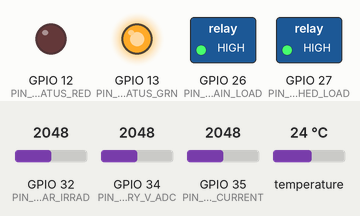
Simulated run of this sketch. Board: ESP32. Parts: switched loads named in the sketch (green lamp = pin HIGH), output pins drawn as LEDs (lit = HIGH). Inputs (shaded band) come from the test bench; at power-on: GPIO 32 (PIN_SOLAR_IRRAD) = 2048, GPIO 35 (PIN_LOAD_CURRENT) = 2048, GPIO 34 (PIN_BATTERY_V_ADC) = 2048, temperature 24 °C. WiFi joins after 1.5 s; servers stay silent unless stated; uploads are accepted with an empty reply; what the sketch prints to the serial monitor is not drawn.

Above: at 0.1 s.
At 8.1 s:
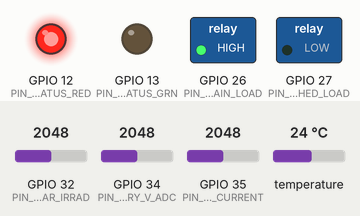
8.2 s: GPIO 32 (PIN_SOLAR_IRRAD) set to 453
10.9 s: GPIO 32 (PIN_SOLAR_IRRAD) set to 366
22.2 s: GPIO 35 (PIN_LOAD_CURRENT) set to 3219
24.9 s: GPIO 35 (PIN_LOAD_CURRENT) set to 3125
Timing chart, 0 to 27.9 s (numbered marks = the images above; inputs shaded):
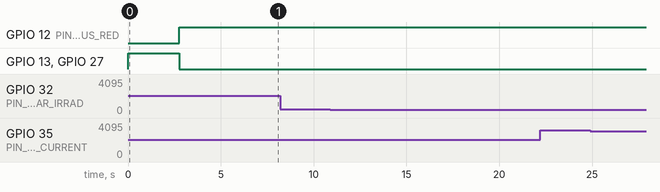

Measured:
- after the input at 8.2 s, every drawn part: stays the same
- after the input at 10.9 s, every drawn part: stays the same
- after the input at 22.2 s, every drawn part: stays the same
- after the input at 24.9 s, every drawn part: stays the same

The sketch:

esp32_microgrid_sensor_node.ino
```cpp
/*
 * =================================================================================
 * GRIDPULSE — ESP32 HARDWARE SENSOR NODE & RELAY CONTROLLER FIRMWARE
 * Target Board: ESP32-S3-WROOM-1 / ESP32 Dev Module
 * Hardware Problem Statement 4: Real-Time Microgrid Monitoring Solution
 * =================================================================================
 *
 * Hardware Bill of Materials (BOM):
 * 1. ESP32 Microcontroller Board
 * 2. Voltage Divider / INA219 High-Side Voltage/Current Sensor (Battery V & PV V)
 * 3. ACS712-30A Hall Effect Current Sensor (Load Current A)
 * 4. DS18B20 OneWire Waterproof Temperature Sensor (BMS / FET Temp °C)
 * 5. LDR / Solar Irradiance Sensor Module (Solar Irradiance W/m²)
 * 6. 4-Channel 5V Relay Module (Bi-Directional Load Shedding & Safety Cutoff)
 * 7. Status LEDs (Green: Power/WiFi, Amber: Data Tx, Red: BMS Trip)
 * =================================================================================
 */

#include <WiFi.h>
#include <HTTPClient.h>
#include <ArduinoJson.h>
#include <OneWire.h>
#include <DallasTemperature.h>

// WiFi Configuration
const char* WIFI_SSID = "MICROGRID_AP_SECTOR_4";
const char* WIFI_PASS = "SolarGrid2026";

// GridPulse Telemetry Gateway Endpoint
const char* BACKEND_ENDPOINT = "https://gridpulse-backend.telemetry/api/v1/readings";

// Pinout Definitions
#define PIN_BATTERY_V_ADC   34  // Battery Voltage Analog Pin (0-55V scaled via divider)
#define PIN_LOAD_CURRENT    35  // ACS712 Current Sensor Pin
#define PIN_SOLAR_IRRAD     32  // LDR Solar Irradiance Pin
#define PIN_DS18B20_TEMP    4   // OneWire Temperature Sensor Pin
#define PIN_RELAY_MAIN_LOAD 26  // Relay 1: Essential Village Load
#define PIN_RELAY_SHED_LOAD 27  // Relay 2: Non-Essential Load Shedding
#define PIN_LED_STATUS_RED  12  // Fault LED
#define PIN_LED_STATUS_GRN  13  // Normal LED

OneWire oneWire(PIN_DS18B20_TEMP);
DallasTemperature tempSensor(&oneWire);

// Hardware Calibration Constants
const float VOLTAGE_DIVIDER_RATIO = 11.0; // 100k / 10k divider
const float ACS712_SENSITIVITY = 0.066;   // 66mV per Amp for 30A model

// State Variables
bool relayMainState = true;
bool relayShedState = true;
unsigned long lastTelemetryTime = 0;
const unsigned long TELEMETRY_INTERVAL_MS = 2000;

void setup() {
  Serial.begin(115200);
  Serial.println("\n[GRIDPULSE] ESP32 Microgrid Hardware Node Booting v2.4...");

  // Initialize GPIO Pins
  pinMode(PIN_RELAY_MAIN_LOAD, OUTPUT);
  pinMode(PIN_RELAY_SHED_LOAD, OUTPUT);
  pinMode(PIN_LED_STATUS_RED, OUTPUT);
  pinMode(PIN_LED_STATUS_GRN, OUTPUT);

  digitalWrite(PIN_RELAY_MAIN_LOAD, HIGH); // Default ON
  digitalWrite(PIN_RELAY_SHED_LOAD, HIGH); // Default ON
  digitalWrite(PIN_LED_STATUS_GRN, HIGH);
  digitalWrite(PIN_LED_STATUS_RED, LOW);

  tempSensor.begin();

  // Connect to WiFi
  WiFi.begin(WIFI_SSID, WIFI_PASS);
  Serial.print("[WiFi] Connecting to Microgrid Mesh Network");
  int retries = 0;
  while (WiFi.status() != WL_CONNECTED && retries < 15) {
    delay(500);
    Serial.print(".");
    retries++;
  }

  if (WiFi.status() == WL_CONNECTED) {
    Serial.println("\n[WiFi] Connected! IP: " + WiFi.localIP().toString());
  } else {
    Serial.println("\n[WiFi] Network fallback: Operating in Offline Telemetry Storage Mode.");
  }
}

void loop() {
  if (millis() - lastTelemetryTime >= TELEMETRY_INTERVAL_MS) {
    lastTelemetryTime = millis();

    // 1. Read Physical Hardware Sensors
    float rawBatV = analogRead(PIN_BATTERY_V_ADC) * (3.3 / 4095.0) * VOLTAGE_DIVIDER_RATIO;
    float rawLoadA = (analogRead(PIN_LOAD_CURRENT) * (3.3 / 4095.0) - 2.5) / ACS712_SENSITIVITY;
    if (rawLoadA < 0) rawLoadA = 0;

    tempSensor.requestTemperatures();
    float tempC = tempSensor.getTempCByIndex(0);
    if (tempC == DEVICE_DISCONNECTED_C) tempC = 29.5; // Fallback

    int irradRaw = map(analogRead(PIN_SOLAR_IRRAD), 0, 4095, 0, 1000);

    // 2. Hardware Anomaly Logic & Protection Interlock
    String status = "NORMAL";
    if (rawBatV < 44.0 || tempC > 65.0) {
      status = "FAULT";
      digitalWrite(PIN_LED_STATUS_RED, HIGH);
      digitalWrite(PIN_LED_STATUS_GRN, LOW);

      // Automatic Hardware Interlock Protection
      digitalWrite(PIN_RELAY_SHED_LOAD, LOW); // Shed non-essential load
      relayShedState = false;
      Serial.println("!! [HARDWARE INTERLOCK] Under-voltage / Overtemp trip! Non-essential relay opened.");
    } else if (rawBatV < 48.0 || tempC > 55.0) {
      status = "WARNING";
      digitalWrite(PIN_LED_STATUS_RED, HIGH);
      digitalWrite(PIN_LED_STATUS_GRN, HIGH);
    } else {
      digitalWrite(PIN_LED_STATUS_RED, LOW);
      digitalWrite(PIN_LED_STATUS_GRN, HIGH);
    }

    // 3. Serialize Telemetry JSON Payload
    StaticJsonDocument<512> doc;
    doc["siteId"] = "village-a";
    doc["status"] = status;
    doc["battery_v"] = rawBatV;
    doc["load_a"] = rawLoadA;
    doc["irradiance_raw"] = irradRaw;
    doc["temp_c"] = tempC;
    doc["pv_voltage"] = rawBatV * 2.3; // PV input ratio
    doc["ac_out_v"] = 230.1;
    doc["ac_freq"] = 50.0;
    doc["rssi_dbm"] = WiFi.RSSI();
    doc["relay_main"] = relayMainState;
    doc["relay_shed"] = relayShedState;

    String jsonOutput;
    serializeJson(doc, jsonOutput);
    Serial.println("[TX TELEMETRY] " + jsonOutput);

    // 4. Send Packet via HTTP/REST if WiFi connected
    if (WiFi.status() == WL_CONNECTED) {
      HTTPClient http;
      http.begin(BACKEND_ENDPOINT);
      http.addHeader("Content-Type", "application/json");
      int httpCode = http.POST(jsonOutput);
      if (httpCode > 0) {
        String response = http.getString();

        // Parse Bi-Directional Downlink Command from Web Dashboard
        StaticJsonDocument<256> rxDoc;
        deserializeJson(rxDoc, response);
        if (rxDoc.containsKey("cmd_relay_main")) {
          relayMainState = rxDoc["cmd_relay_main"];
          digitalWrite(PIN_RELAY_MAIN_LOAD, relayMainState ? HIGH : LOW);
        }
      }
      http.end();
    }
  }
}
```
